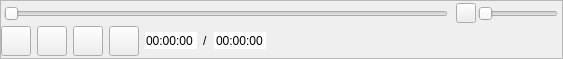
<?xml version="1.0" encoding="UTF-8"?>
<ui version="4.0">
 <class>WCtrlBarWidgetClass</class>
 <widget class="QWidget" name="WCtrlBarWidgetClass">
  <property name="geometry">
   <rect>
    <x>0</x>
    <y>0</y>
    <width>563</width>
    <height>59</height>
   </rect>
  </property>
  <property name="windowTitle">
   <string>WCtrlBarWidget</string>
  </property>
  <layout class="QVBoxLayout" name="verticalLayout">
   <property name="spacing">
    <number>0</number>
   </property>
   <property name="leftMargin">
    <number>0</number>
   </property>
   <property name="topMargin">
    <number>0</number>
   </property>
   <property name="rightMargin">
    <number>0</number>
   </property>
   <property name="bottomMargin">
    <number>0</number>
   </property>
   <item>
    <widget class="QFrame" name="frame">
     <property name="frameShape">
      <enum>QFrame::StyledPanel</enum>
     </property>
     <property name="frameShadow">
      <enum>QFrame::Raised</enum>
     </property>
     <layout class="QVBoxLayout" name="verticalLayout_2">
      <property name="spacing">
       <number>0</number>
      </property>
      <property name="leftMargin">
       <number>0</number>
      </property>
      <property name="topMargin">
       <number>0</number>
      </property>
      <property name="rightMargin">
       <number>0</number>
      </property>
      <property name="bottomMargin">
       <number>0</number>
      </property>
      <item>
       <widget class="QWidget" name="PlaySliderBgWidget" native="true">
        <property name="maximumSize">
         <size>
          <width>16777215</width>
          <height>25</height>
         </size>
        </property>
        <layout class="QHBoxLayout" name="horizontalLayout">
         <property name="spacing">
          <number>6</number>
         </property>
         <property name="leftMargin">
          <number>3</number>
         </property>
         <property name="topMargin">
          <number>0</number>
         </property>
         <property name="rightMargin">
          <number>0</number>
         </property>
         <property name="bottomMargin">
          <number>0</number>
         </property>
         <item>
          <widget class="WCustomSlider" name="playSlider">
           <property name="maximum">
            <number>65536</number>
           </property>
           <property name="orientation">
            <enum>Qt::Horizontal</enum>
           </property>
          </widget>
         </item>
         <item>
          <widget class="QWidget" name="widget_2" native="true">
           <property name="maximumSize">
            <size>
             <width>108</width>
             <height>25</height>
            </size>
           </property>
           <layout class="QGridLayout" name="gridLayout_2">
            <property name="leftMargin">
             <number>0</number>
            </property>
            <property name="topMargin">
             <number>0</number>
            </property>
            <property name="rightMargin">
             <number>0</number>
            </property>
            <property name="bottomMargin">
             <number>0</number>
            </property>
            <property name="spacing">
             <number>0</number>
            </property>
            <item row="0" column="0">
             <widget class="QPushButton" name="btnVolume">
              <property name="minimumSize">
               <size>
                <width>20</width>
                <height>20</height>
               </size>
              </property>
              <property name="maximumSize">
               <size>
                <width>20</width>
                <height>20</height>
               </size>
              </property>
              <property name="text">
               <string/>
              </property>
             </widget>
            </item>
            <item row="0" column="1">
             <widget class="WCustomSlider" name="volumeSlider">
              <property name="minimumSize">
               <size>
                <width>80</width>
                <height>25</height>
               </size>
              </property>
              <property name="maximumSize">
               <size>
                <width>80</width>
                <height>25</height>
               </size>
              </property>
              <property name="orientation">
               <enum>Qt::Horizontal</enum>
              </property>
             </widget>
            </item>
           </layout>
          </widget>
         </item>
        </layout>
       </widget>
      </item>
      <item>
       <layout class="QGridLayout" name="gridLayout">
        <property name="horizontalSpacing">
         <number>6</number>
        </property>
        <property name="verticalSpacing">
         <number>0</number>
        </property>
        <item row="0" column="5">
         <widget class="QLabel" name="timeSplitLabel">
          <property name="maximumSize">
           <size>
            <width>8</width>
            <height>16777215</height>
           </size>
          </property>
          <property name="text">
           <string>/</string>
          </property>
         </widget>
        </item>
        <item row="0" column="3">
         <widget class="QPushButton" name="btnForward">
          <property name="minimumSize">
           <size>
            <width>30</width>
            <height>30</height>
           </size>
          </property>
          <property name="maximumSize">
           <size>
            <width>30</width>
            <height>30</height>
           </size>
          </property>
          <property name="text">
           <string/>
          </property>
         </widget>
        </item>
        <item row="0" column="1">
         <widget class="QPushButton" name="btnStop">
          <property name="minimumSize">
           <size>
            <width>30</width>
            <height>30</height>
           </size>
          </property>
          <property name="maximumSize">
           <size>
            <width>30</width>
            <height>30</height>
           </size>
          </property>
          <property name="text">
           <string/>
          </property>
         </widget>
        </item>
        <item row="0" column="6">
         <widget class="QTimeEdit" name="videoTotalTimeTimeEdit">
          <property name="maximumSize">
           <size>
            <width>70</width>
            <height>16777215</height>
           </size>
          </property>
          <property name="wrapping">
           <bool>false</bool>
          </property>
          <property name="frame">
           <bool>false</bool>
          </property>
          <property name="alignment">
           <set>Qt::AlignLeading|Qt::AlignLeft|Qt::AlignVCenter</set>
          </property>
          <property name="readOnly">
           <bool>true</bool>
          </property>
          <property name="buttonSymbols">
           <enum>QAbstractSpinBox::NoButtons</enum>
          </property>
          <property name="keyboardTracking">
           <bool>true</bool>
          </property>
          <property name="displayFormat">
           <string>HH:mm:ss</string>
          </property>
         </widget>
        </item>
        <item row="0" column="4">
         <widget class="QTimeEdit" name="videoPlayTimeTimeEdit">
          <property name="maximumSize">
           <size>
            <width>70</width>
            <height>16777215</height>
           </size>
          </property>
          <property name="frame">
           <bool>false</bool>
          </property>
          <property name="alignment">
           <set>Qt::AlignRight|Qt::AlignTrailing|Qt::AlignVCenter</set>
          </property>
          <property name="readOnly">
           <bool>true</bool>
          </property>
          <property name="buttonSymbols">
           <enum>QAbstractSpinBox::NoButtons</enum>
          </property>
          <property name="displayFormat">
           <string>HH:mm:ss</string>
          </property>
         </widget>
        </item>
        <item row="0" column="0">
         <widget class="QPushButton" name="btnPlayOrPause">
          <property name="minimumSize">
           <size>
            <width>30</width>
            <height>30</height>
           </size>
          </property>
          <property name="maximumSize">
           <size>
            <width>30</width>
            <height>30</height>
           </size>
          </property>
          <property name="text">
           <string/>
          </property>
         </widget>
        </item>
        <item row="0" column="7">
         <spacer name="horizontalSpacer_2">
          <property name="orientation">
           <enum>Qt::Horizontal</enum>
          </property>
          <property name="sizeHint" stdset="0">
           <size>
            <width>40</width>
            <height>20</height>
           </size>
          </property>
         </spacer>
        </item>
        <item row="0" column="2">
         <widget class="QPushButton" name="btnBackward">
          <property name="minimumSize">
           <size>
            <width>30</width>
            <height>30</height>
           </size>
          </property>
          <property name="maximumSize">
           <size>
            <width>30</width>
            <height>30</height>
           </size>
          </property>
          <property name="text">
           <string/>
          </property>
         </widget>
        </item>
       </layout>
      </item>
     </layout>
    </widget>
   </item>
  </layout>
 </widget>
 <layoutdefault spacing="6" margin="11"/>
 <customwidgets>
  <customwidget>
   <class>WCustomSlider</class>
   <extends>QSlider</extends>
   <header>WCustomSlider.h</header>
  </customwidget>
 </customwidgets>
 <resources/>
 <connections/>
</ui>
